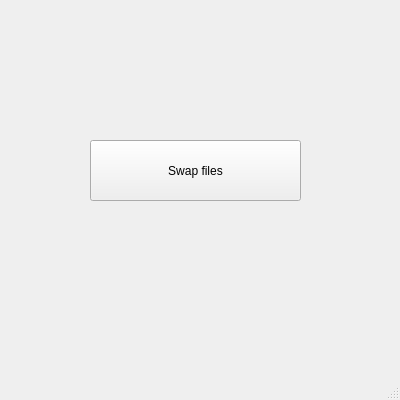
<?xml version="1.0" encoding="UTF-8"?>
<ui version="4.0">
 <class>MainWindow</class>
 <widget class="QMainWindow" name="MainWindow">
  <property name="geometry">
   <rect>
    <x>0</x>
    <y>0</y>
    <width>400</width>
    <height>400</height>
   </rect>
  </property>
  <property name="windowTitle">
   <string>MainWindow</string>
  </property>
  <widget class="QWidget" name="centralwidget">
   <widget class="QPushButton" name="swapFilesButton">
    <property name="geometry">
     <rect>
      <x>90</x>
      <y>140</y>
      <width>211</width>
      <height>61</height>
     </rect>
    </property>
    <property name="text">
     <string>Swap files</string>
    </property>
   </widget>
  </widget>
  <widget class="QMenuBar" name="menubar">
   <property name="geometry">
    <rect>
     <x>0</x>
     <y>0</y>
     <width>400</width>
     <height>25</height>
    </rect>
   </property>
  </widget>
  <widget class="QStatusBar" name="statusbar"/>
 </widget>
 <resources/>
 <connections/>
</ui>
